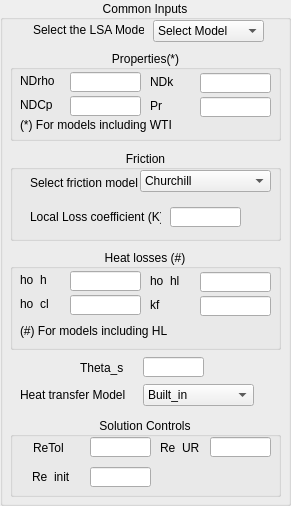
   <widget class="QGroupBox" name="groupBox_2">
    <property name="geometry">
     <rect>
      <x>360</x>
      <y>4</y>
      <width>291</width>
      <height>506</height>
     </rect>
    </property>
    <property name="title">
     <string>Common Inputs</string>
    </property>
    <property name="alignment">
     <set>Qt::AlignCenter</set>
    </property>
    <widget class="QGroupBox" name="groupBox_10">
     <property name="geometry">
      <rect>
       <x>10</x>
       <y>249</y>
       <width>271</width>
       <height>101</height>
      </rect>
     </property>
     <property name="title">
      <string>Heat losses (#)</string>
     </property>
     <property name="alignment">
      <set>Qt::AlignCenter</set>
     </property>
     <widget class="QLabel" name="label_25">
      <property name="geometry">
       <rect>
        <x>10</x>
        <y>24</y>
        <width>47</width>
        <height>13</height>
       </rect>
      </property>
      <property name="text">
       <string>ho_h</string>
      </property>
     </widget>
     <widget class="QLineEdit" name="LE_hoh">
      <property name="geometry">
       <rect>
        <x>60</x>
        <y>22</y>
        <width>71</width>
        <height>20</height>
       </rect>
      </property>
     </widget>
     <widget class="QLineEdit" name="LE_hocl">
      <property name="geometry">
       <rect>
        <x>60</x>
        <y>46</y>
        <width>71</width>
        <height>20</height>
       </rect>
      </property>
     </widget>
     <widget class="QLabel" name="label_40">
      <property name="geometry">
       <rect>
        <x>10</x>
        <y>48</y>
        <width>47</width>
        <height>13</height>
       </rect>
      </property>
      <property name="text">
       <string>ho_cl</string>
      </property>
     </widget>
     <widget class="QLineEdit" name="LE_hohl">
      <property name="geometry">
       <rect>
        <x>190</x>
        <y>23</y>
        <width>71</width>
        <height>20</height>
       </rect>
      </property>
     </widget>
     <widget class="QLabel" name="label_41">
      <property name="geometry">
       <rect>
        <x>140</x>
        <y>25</y>
        <width>47</width>
        <height>13</height>
       </rect>
      </property>
      <property name="text">
       <string>ho_hl</string>
      </property>
     </widget>
     <widget class="QLineEdit" name="LE_kf">
      <property name="geometry">
       <rect>
        <x>190</x>
        <y>47</y>
        <width>71</width>
        <height>20</height>
       </rect>
      </property>
     </widget>
     <widget class="QLabel" name="label_42">
      <property name="geometry">
       <rect>
        <x>140</x>
        <y>49</y>
        <width>47</width>
        <height>13</height>
       </rect>
      </property>
      <property name="text">
       <string>kf</string>
      </property>
     </widget>
     <widget class="QLabel" name="label_43">
      <property name="geometry">
       <rect>
        <x>10</x>
        <y>74</y>
        <width>161</width>
        <height>16</height>
       </rect>
      </property>
      <property name="text">
       <string>(#) For models including HL</string>
      </property>
     </widget>
    </widget>
    <widget class="QLineEdit" name="LE_thetas">
     <property name="geometry">
      <rect>
       <x>143</x>
       <y>357</y>
       <width>61</width>
       <height>20</height>
      </rect>
     </property>
    </widget>
    <widget class="QGroupBox" name="groupBox_3">
     <property name="geometry">
      <rect>
       <x>10</x>
       <y>50</y>
       <width>271</width>
       <height>91</height>
      </rect>
     </property>
     <property name="title">
      <string>Properties(*)</string>
     </property>
     <property name="alignment">
      <set>Qt::AlignCenter</set>
     </property>
     <widget class="QLabel" name="label_18">
      <property name="geometry">
       <rect>
        <x>10</x>
        <y>24</y>
        <width>47</width>
        <height>13</height>
       </rect>
      </property>
      <property name="text">
       <string>NDrho</string>
      </property>
     </widget>
     <widget class="QLineEdit" name="LE_NDrho">
      <property name="geometry">
       <rect>
        <x>60</x>
        <y>22</y>
        <width>71</width>
        <height>20</height>
       </rect>
      </property>
     </widget>
     <widget class="QLineEdit" name="LE_NDCp">
      <property name="geometry">
       <rect>
        <x>60</x>
        <y>46</y>
        <width>71</width>
        <height>20</height>
       </rect>
      </property>
     </widget>
     <widget class="QLabel" name="label_19">
      <property name="geometry">
       <rect>
        <x>10</x>
        <y>48</y>
        <width>47</width>
        <height>13</height>
       </rect>
      </property>
      <property name="text">
       <string>NDCp</string>
      </property>
     </widget>
     <widget class="QLineEdit" name="LE_NDk">
      <property name="geometry">
       <rect>
        <x>190</x>
        <y>23</y>
        <width>71</width>
        <height>20</height>
       </rect>
      </property>
     </widget>
     <widget class="QLabel" name="label_22">
      <property name="geometry">
       <rect>
        <x>140</x>
        <y>25</y>
        <width>47</width>
        <height>13</height>
       </rect>
      </property>
      <property name="text">
       <string>NDk</string>
      </property>
     </widget>
     <widget class="QLineEdit" name="LE_Pr">
      <property name="geometry">
       <rect>
        <x>190</x>
        <y>47</y>
        <width>71</width>
        <height>20</height>
       </rect>
      </property>
     </widget>
     <widget class="QLabel" name="label_23">
      <property name="geometry">
       <rect>
        <x>140</x>
        <y>49</y>
        <width>47</width>
        <height>13</height>
       </rect>
      </property>
      <property name="text">
       <string>Pr</string>
      </property>
     </widget>
     <widget class="QLabel" name="label_20">
      <property name="geometry">
       <rect>
        <x>10</x>
        <y>67</y>
        <width>161</width>
        <height>16</height>
       </rect>
      </property>
      <property name="text">
       <string>(*) For models including WTI</string>
      </property>
     </widget>
    </widget>
    <widget class="QLabel" name="label_44">
     <property name="geometry">
      <rect>
       <x>80</x>
       <y>360</y>
       <width>111</width>
       <height>16</height>
      </rect>
     </property>
     <property name="text">
      <string>Theta_s</string>
     </property>
    </widget>
    <widget class="QComboBox" name="PUM_HT">
     <property name="geometry">
      <rect>
       <x>143</x>
       <y>384</y>
       <width>111</width>
       <height>22</height>
      </rect>
     </property>
     <item>
      <property name="text">
       <string>Built_in</string>
      </property>
     </item>
     <item>
      <property name="text">
       <string>UserDefined</string>
      </property>
     </item>
    </widget>
    <widget class="QLabel" name="label_28">
     <property name="geometry">
      <rect>
       <x>20</x>
       <y>387</y>
       <width>111</width>
       <height>16</height>
      </rect>
     </property>
     <property name="text">
      <string>Heat transfer Model</string>
     </property>
    </widget>
    <widget class="QGroupBox" name="groupBox_5">
     <property name="geometry">
      <rect>
       <x>10</x>
       <y>417</y>
       <width>271</width>
       <height>80</height>
      </rect>
     </property>
     <property name="title">
      <string>Solution Controls</string>
     </property>
     <property name="alignment">
      <set>Qt::AlignCenter</set>
     </property>
     <widget class="QLineEdit" name="LE_Retol">
      <property name="geometry">
       <rect>
        <x>80</x>
        <y>20</y>
        <width>61</width>
        <height>20</height>
       </rect>
      </property>
     </widget>
     <widget class="QLineEdit" name="LE_ReUR">
      <property name="geometry">
       <rect>
        <x>200</x>
        <y>20</y>
        <width>61</width>
        <height>20</height>
       </rect>
      </property>
     </widget>
     <widget class="QLineEdit" name="LE_Reinit">
      <property name="geometry">
       <rect>
        <x>80</x>
        <y>50</y>
        <width>61</width>
        <height>20</height>
       </rect>
      </property>
     </widget>
     <widget class="QLabel" name="label_29">
      <property name="geometry">
       <rect>
        <x>23</x>
        <y>24</y>
        <width>47</width>
        <height>13</height>
       </rect>
      </property>
      <property name="text">
       <string>ReTol</string>
      </property>
     </widget>
     <widget class="QLabel" name="label_30">
      <property name="geometry">
       <rect>
        <x>22</x>
        <y>53</y>
        <width>47</width>
        <height>13</height>
       </rect>
      </property>
      <property name="text">
       <string>Re_init</string>
      </property>
     </widget>
     <widget class="QLabel" name="label_31">
      <property name="geometry">
       <rect>
        <x>150</x>
        <y>24</y>
        <width>47</width>
        <height>13</height>
       </rect>
      </property>
      <property name="text">
       <string>Re_UR</string>
      </property>
     </widget>
    </widget>
    <widget class="QGroupBox" name="groupBox_4">
     <property name="geometry">
      <rect>
       <x>10</x>
       <y>150</y>
       <width>271</width>
       <height>91</height>
      </rect>
     </property>
     <property name="title">
      <string>Friction</string>
     </property>
     <property name="alignment">
      <set>Qt::AlignCenter</set>
     </property>
     <widget class="QLabel" name="label_26">
      <property name="geometry">
       <rect>
        <x>20</x>
        <y>25</y>
        <width>111</width>
        <height>16</height>
       </rect>
      </property>
      <property name="text">
       <string>Select friction model</string>
      </property>
     </widget>
     <widget class="QLabel" name="label_27">
      <property name="geometry">
       <rect>
        <x>20</x>
        <y>59</y>
        <width>131</width>
        <height>16</height>
       </rect>
      </property>
      <property name="text">
       <string>Local Loss coefficient (K)</string>
      </property>
     </widget>
     <widget class="QComboBox" name="PUM_friction">
      <property name="geometry">
       <rect>
        <x>130</x>
        <y>20</y>
        <width>131</width>
        <height>22</height>
       </rect>
      </property>
      <item>
       <property name="text">
        <string>Churchill</string>
       </property>
      </item>
      <item>
       <property name="text">
        <string>UserDefined</string>
       </property>
      </item>
     </widget>
     <widget class="QLineEdit" name="LE_K">
      <property name="geometry">
       <rect>
        <x>160</x>
        <y>57</y>
        <width>71</width>
        <height>20</height>
       </rect>
      </property>
     </widget>
    </widget>
    <widget class="QComboBox" name="PUM_Model">
     <property name="geometry">
      <rect>
       <x>153</x>
       <y>20</y>
       <width>111</width>
       <height>22</height>
      </rect>
     </property>
     <property name="currentText">
      <string>Select Model</string>
     </property>
     <item>
      <property name="text">
       <string>Select Model</string>
      </property>
     </item>
     <item>
      <property name="text">
       <string>BM</string>
      </property>
     </item>
     <item>
      <property name="text">
       <string>BM*</string>
      </property>
     </item>
     <item>
      <property name="text">
       <string>BM+WTI</string>
      </property>
     </item>
     <item>
      <property name="text">
       <string>BM+WTI+HX</string>
      </property>
     </item>
     <item>
      <property name="text">
       <string>BM+WTI+HX+HL</string>
      </property>
     </item>
    </widget>
    <widget class="QLabel" name="label_64">
     <property name="geometry">
      <rect>
       <x>33</x>
       <y>22</y>
       <width>111</width>
       <height>16</height>
      </rect>
     </property>
     <property name="text">
      <string>Select the LSA Model</string>
     </property>
    </widget>
   </widget>
